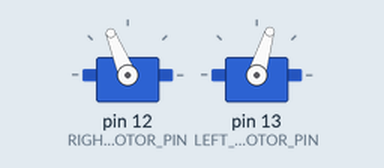
This sketch was run on a simulated Arduino Uno, built with avr-gcc and run on an emulated ATmega328P. Shown: 2 × servo.

Above: at 0.1 s.
At 3.1 s:
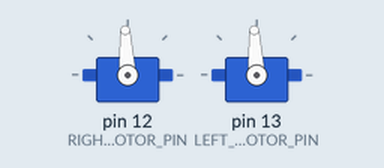
Timing chart, 0 to 4.6 s (numbered marks = the images above):
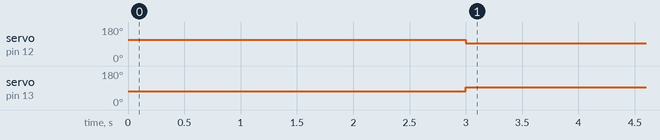

Measured:
- by itself, servo on pin 12 (RIGHT_MOTOR_PIN): 112° → 93° at 3.0 s
- by itself, servo on pin 13 (LEFT_MOTOR_PIN): 73° → 93° at 3.0 s

The sketch:

robot-servo-subsystem-testing.ino
```cpp
#include <Servo.h>

//Breakboard pin mounts
const int LEFT_MOTOR_PIN = 13;
const int RIGHT_MOTOR_PIN = 12;

//Motor directions
const int FULL_SPEED_CLOCKWISE = 1300;
const int FULL_SPEED_COUNTERCLOCKWISE = 1700;
const int STAND_STILL = 1500;
const int SLOW_SPEED_CLOCKWISE = 1520;
const int SLOW_SPEED_COUNTERCLOCKWISE = 1480;

//Rotors (motors)
Servo rightMotor;
Servo leftMotor;

void setup() {
  rightMotor.attach(RIGHT_MOTOR_PIN);
  leftMotor.attach(LEFT_MOTOR_PIN);

  sub_system_test_rotate_then_stand_still();
}

void loop() {
}

void sub_system_test_rotate_then_stand_still(){
  leftMotor.writeMicroseconds(FULL_SPEED_CLOCKWISE);
  rightMotor.writeMicroseconds(FULL_SPEED_COUNTERCLOCKWISE);

  delay(3000); //three seconds

  leftMotor.writeMicroseconds(STAND_STILL);
  rightMotor.writeMicroseconds(STAND_STILL);
}

void sub_system_test_slow_rotation(){
  leftMotor.writeMicroseconds(SLOW_SPEED_CLOCKWISE);
  rightMotor.writeMicroseconds(SLOW_SPEED_COUNTERCLOCKWISE);
}

void sub_system_test_standard_rotation(){
  rightMotor.writeMicroseconds(FULL_SPEED_CLOCKWISE);
  leftMotor.writeMicroseconds(FULL_SPEED_COUNTERCLOCKWISE);

  delay(5000);

  rightMotor.writeMicroseconds(FULL_SPEED_COUNTERCLOCKWISE);
  leftMotor.writeMicroseconds(FULL_SPEED_CLOCKWISE);

  delay(5000);
}
```
